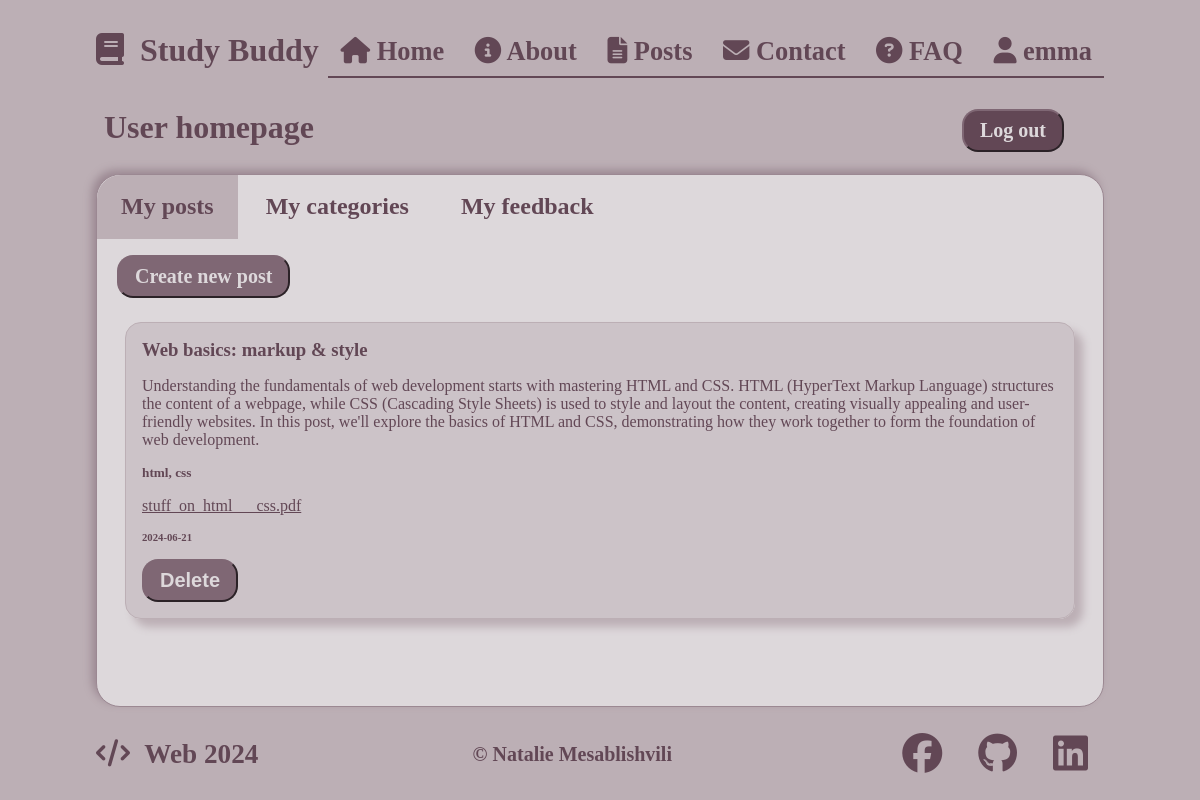
The page /user-profile.php (signed in) on the database its author committed.
### tables this page shows
CREATE TABLE IF NOT EXISTS `post` (
  `post_id` int NOT NULL AUTO_INCREMENT,
  `user_id` int NOT NULL,
  `name` varchar(50) NOT NULL,
  `description` text NOT NULL,
  `file_path` varchar(256) NOT NULL,
  `creation_date` date NOT NULL,
  PRIMARY KEY (`post_id`),
  KEY `user_id` (`user_id`)
);

### connection.php (the view, shortened to what this page needs)
<?php
    $mysqli = new mysqli("localhost", "root", "", "test");
    function showDBdata($table, $page){
        $extraFields = $extraJoin = $extraGroupBy = "";
        if ($table === "post"){
            $extraFields = "t.file_path, GROUP_CONCAT(c.name SEPARATOR ', ') as categories, ";
            $extraJoin = "JOIN post_category pc ON pc.post_id = t.post_id
				        JOIN category c ON c.category_id = pc.category_id";
            $extraGroupBy = "GROUP BY t.post_id";
        }
        $sql = "";
        if ($page === "user") {
            $sql = "SELECT {$extraFields} t.{$table}_id, t.name, t.description, t.creation_date
                    FROM {$table} t {$extraJoin}
                    WHERE t.user_id={$_SESSION['USER_ID']}
                    {$extraGroupBy}";
        }
        else {
            $sql = "SELECT t.{$table}_id, t.name, t.description, t.creation_date, {$extraFields} u.username
            FROM {$table} t JOIN user u ON t.user_id = u.user_id
            {$extraJoin}
            {$extraGroupBy}";
        }
        global $mysqli;
        $queryResult = $mysqli->query($sql);
        if ($queryResult) {
            if ($queryResult->num_rows > 0) {
                while ($row = $queryResult->fetch_assoc()) {
                    echo "<div class='infobox'>";
                    echo "<h3> {$row['name']} </h3>
                        <p> {$row['description']} </p>";
                    if ($table === "post") {
                        echo "<h5> {$row['categories']} </h5>";
                        echo "<a href=uploads/{$row['file_path']} target=_blank> {$row['file_path']} </a>";
                    }
                    echo "<h6> {$row['creation_date']} </h6>";
                    if ($page === "user" || $page === "admin"){
                        echo "<div> <form action='' method='POST'>
                                <input type='submit' value='Delete' name='delete'>
                                <input type='hidden' value='{$table}' name='table'>
                                <input type='hidden' value='{$row[$table . '_id']}' name='id'>
                            </form> </div>";
                    }
                    echo "</div>";
                }
            } else {
                echo "<p> No {$table} found. </p>";
            }
        }
        else {
            die ("ERROR: something went wrong with query");
        }
    }
?>

### css/style.css (style rules this page uses)
* { box-sizing: border-box; margin: 0; padding: 0; }
body { display: flex; flex-wrap: wrap; min-height: 100vh; background-color: #BCAFB5; font-family: 'Trebuchet MS'; color: #624755; padding: 0 8vw; }

### css/profile.css (style rules this page uses)
.infobox { border: 1px solid blue; display: inline-block; margin: 2vmin; background-color: rgba(188, 175, 181, 0.5); border: 1px solid rgba(188, 175, 181, 1); border-radius: 2vmin; box-shadow: 1vmin 1vmin 1vmin rgba(188, 175, 181, 1); }
.infobox form { display: inline; }
.infobox > * { margin: 2vmin; }
input[type=submit], .tabcontent > a, header a { padding: 1vmin 2vmin; border-radius: 2vmin; border: outset 2px #7F6774; font-size: 2.5vmin; font-weight: bold; color: #DDD8DB; background-color: #7F6774; cursor: pointer; }
.infobox a { color: #624755; }

### rows shown on the page
post: name "Web basics: markup & style", description "Understanding the fundamentals of web development starts with mastering HTML and CSS. HTML (HyperText Markup Language) structures the content of a webpage, while CSS (Cascading Style Sheets) is used to style and layout the content, creating visually appealing and user-friendly websites. In this post, we'll explore the basics of HTML and CSS, demonstrating how they work together to form the foundation of web development.", categories "html, css", file_path "stuff_on_html___css.pdf", creation_date "2024-06-21"

### other values the page prints
$link_name "emma"
